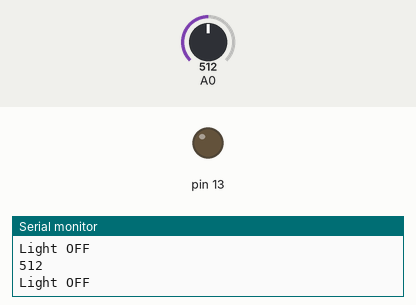
Bench run of a sketch on a simulated Arduino Uno, built with avr-gcc and run on an emulated ATmega328P. Parts: output pins drawn as LEDs (lit = HIGH), the last lines printed to the serial monitor. The test bench sets the inputs (shaded band); at power-on: A0 = 512.

Above: at 1.2 s.
1.3 s: A0 set to 11
4.3 s: A0 set to 8
At 4.6 s:
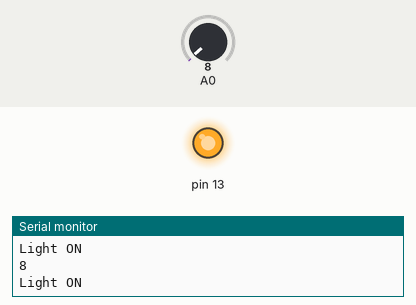
5.8 s: A0 set to 122
At 7.1 s:
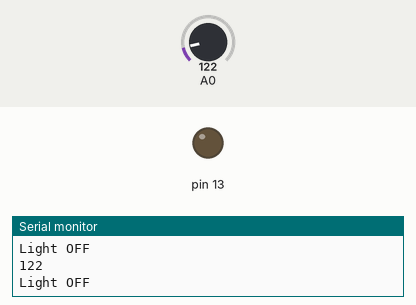
Timing chart, 0 to 8.8 s (numbered marks = the images above; inputs shaded):
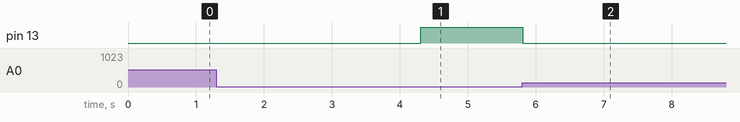

Measured:
- the behaviour switches between 10 and 9 on A0 (found by bisection; images 0 and 1)
- after the input at 4.3 s, pin 13: LOW → HIGH at once
- after the input at 5.8 s, pin 13: HIGH → LOW at once

The sketch:

Automatic_street_liht_using_ldr.ino
```cpp
int val=0;
void setup()
{
  Serial.begin(9600);
  pinMode(13, OUTPUT);
  pinMode(A0, INPUT);
}

void loop()

{

  val= analogRead(A0);

  if(val<10)
  {
    digitalWrite(13, HIGH);
    Serial.println("Light ON");
    Serial.println(val);
  }
  else
  {
     digitalWrite(13, LOW);
    Serial.println("Light OFF");
    Serial.println(val);
  }
}
```
